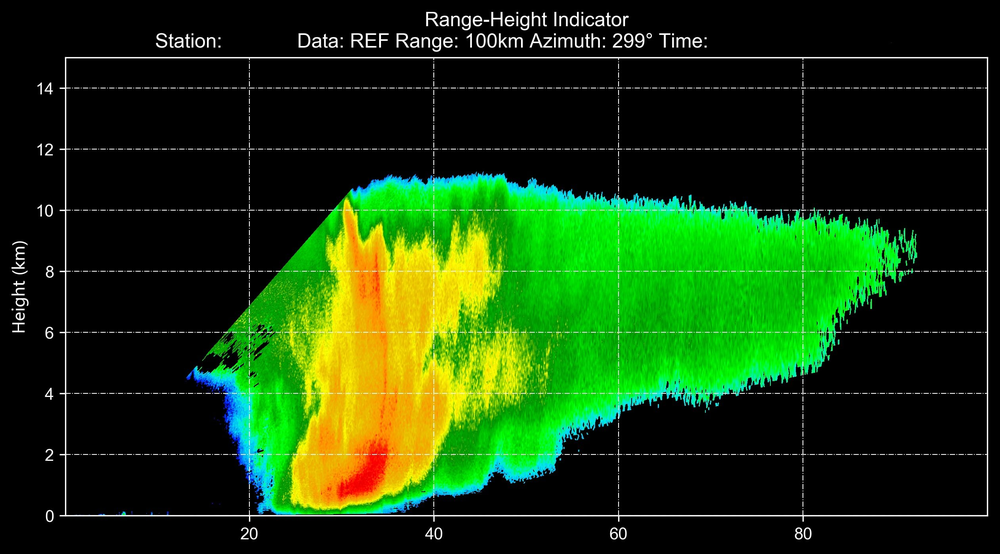
#> input picture pictures/XXX_XXX_RHI_299_100_REF.png, 1000 x 554 px, shrunk from 2522 x 1397 before the run
$ python -i gpf.py   (imports and definitions only)
#> lines starting #> are read from the running program, lines starting #| are printed output that depends on the picture
# https://github.com/crazyapril/mpkit/blob/master/gpf.py

import os
import sys
import ast

import matplotlib.colors as mclr
import numpy as np

_cmapdir_ = os.path.join(os.path.split(__file__)[0], 'data', 'colormap')

LAST_COLOR = 0
CONTROL_COLOR = 1
TRANSIT_COLOR = 2

# [12 lines left out: functions cmap, _cmap, not called in this run]

def pure_cmap(inp):
    '''return colormap instance'''
    return cmap(inp)['cmap']

class ColormapDefinitionError(Exception):
    def __init__(self, description):
        self.dsc = description
    def __str__(self):
        return repr(self.dsc)

class Colormap:

    def __init__(self, inp):
        self.control = dict(type='auto', level='auto')
        if isinstance(inp, str):
            if inp.endswith('.gpf'):
                self.filepath = os.path.join(_cmapdir_, inp)
                self.process = self.gpf
            else:
                self.control.update(name=inp)
                self.process = self.cmap_linear
        elif isinstance(inp, dict):
            if 'name' not in inp:
                raise ColormapDefinitionError('[Error 0] Need keyword "name" in dict.')
            self.control.update(inp)
            t = self.control['type'].lower()
            if t == 'auto':
                self.process = self.cmap_linear
            elif t == 'linear':
                self.process = self.cmap_linear
            elif t == 'listed':
                self.process = self.cmap_listed
            else:
                raise ColormapDefinitionError('[Error 1] Unknown colormap type.')

    def cmap_listed(self):
        last_tval = -1e7
        tval_list = list()
        color_list = list()
        filepath = os.path.join(_cmapdir_, self.control['name']+'.cmap')
        if not os.path.exists(filepath):
            filepath = os.path.join(os.path.dirname(os.path.abspath(
                sys.argv[0])), self.control['name']+'.cmap')
        with open(filepath, 'r') as f:
            transit_count = 0
            for line in f:
                if line[0] == '*':
                    lsplit = line[1:].split(':')
                    tname, tval = lsplit[0].lower(), lsplit[1][:-1]
                    if tname == 'type':
                        if tval.lower() == 'linear':
                            return self.cmap_linear()
                        elif tval.lower() != 'listed':
                            raise ColormapDefinitionError('[Error 1] Unknown colormap type.')
                    if tname not in self.control or self.control[tname] == 'auto':
                        self.control[tname] = tval
                else:
                    tval, color = self.single_line_listed(line)
                    if tval < last_tval:
                        raise ColormapDefinitionError('[Error 5] tval should be arranged in order. Line:'+line)
                    tval_list.append(tval)
                    if color == TRANSIT_COLOR:
                        color_list.append(0)
                        transit_count += 1
                    elif color != CONTROL_COLOR:
                        if transit_count > 0:
                            bcolor = color_list[-transit_count-1]
                            for i in range(-transit_count, 0):
                                ratio = (transit_count+i+1)/(transit_count+1)
                                color_list[i] = tuple((j - i) * ratio + i for i, j in zip(bcolor, color))
                            transit_count = 0
                        color_list.append(color)
                    last_tval = tval
        cmap = mclr.ListedColormap(color_list)
        unit = self.control.get('unit', None)
        over = self.control.get('over', None)
        extend = 'neither'
        if over:
            cmap.set_over(self.get_color(over, 'OVER'))
            extend = 'max'
        under = self.control.get('under', None)
        if under:
            cmap.set_under(self.get_color(under, 'UNDER'))
            extend = 'min'
        if over and under:
            extend = 'both'
        norm = mclr.BoundaryNorm(tval_list, cmap.N)
        return dict(cmap=cmap, levels=tval_list, norm=norm, unit=unit, extend=extend)

    # [152 lines left out: functions cmap_linear, single_line_linear, single_line_listed, get_levels, get_color, gpf, not called in this run]

# [13 lines not run here, left out]
        #plt.clf()

>>> import cv2
>>> picture = cv2.imread('../pictures/XXX_XXX_RHI_299_100_REF.png', cv2.IMREAD_GRAYSCALE)
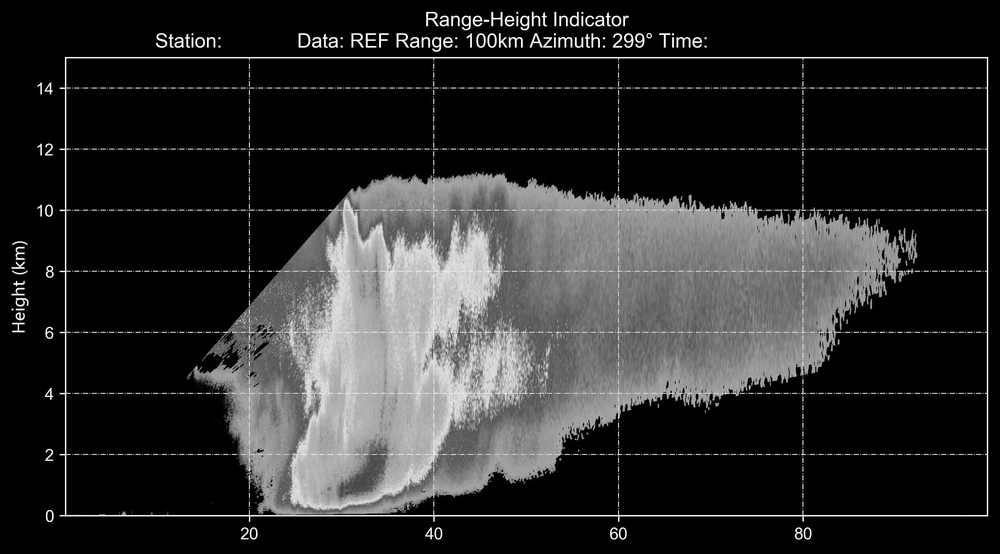
#> picture: shape (554, 1000); min 0, max 255, mean 44.7
#> (the run stopped early here; a loop or call above may not have finished)

$ run again, on pictures/Z9574_20190321025715_0.5_230_ZDR_29.47N121.44E_29.4N122.04E.png
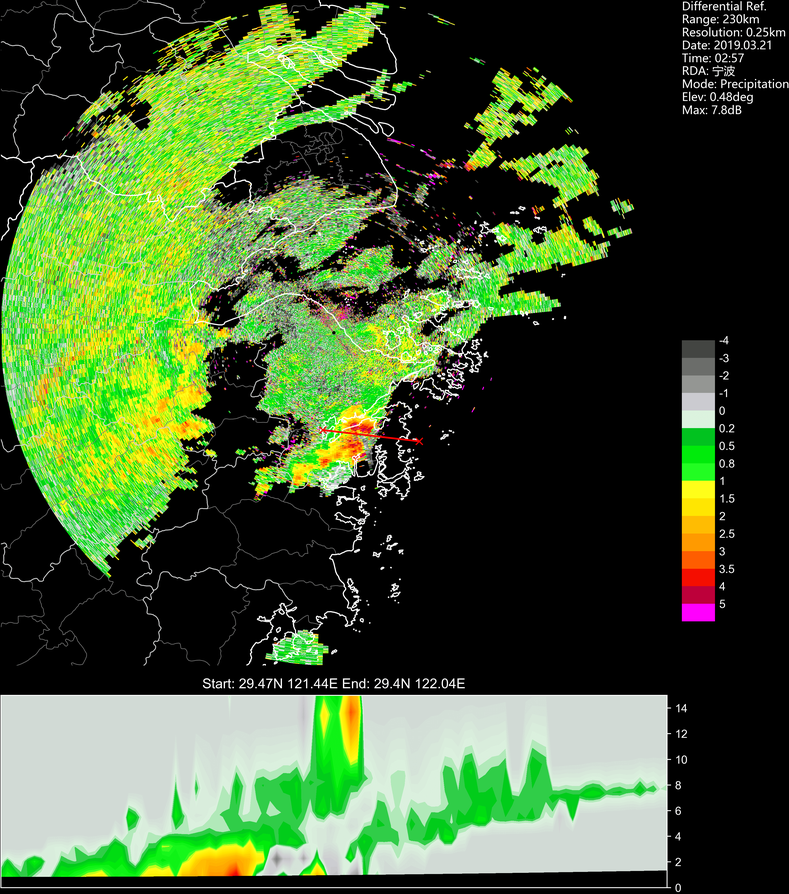
#> input picture pictures/Z9574_20190321025715_0.5_230_ZDR_29.47N121.44E_29.4N122.04E.png, 789 x 894 px, shrunk from 3358 x 3807 before the run
#> `picture = cv2.imread('../pictures/XXX_XXX_RHI_299_100_REF.png', cv2.IM..`:
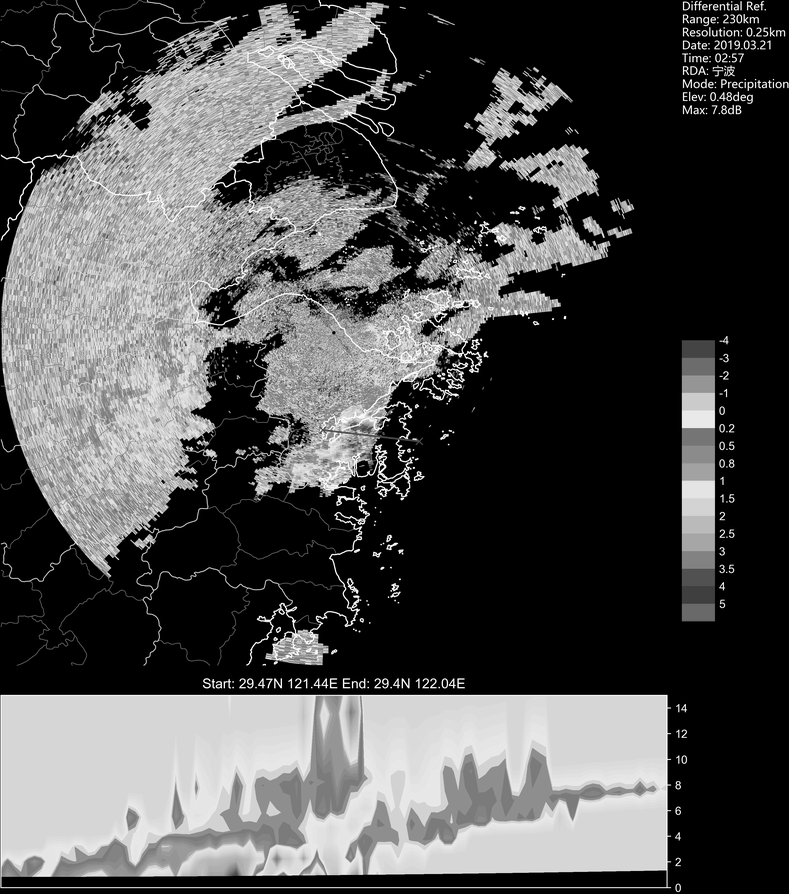
#> picture: shape (894, 789); min 0, max 255, mean 78.7

$ run again, on pictures/Z9735_20180304120845_0.6_230_REF.png
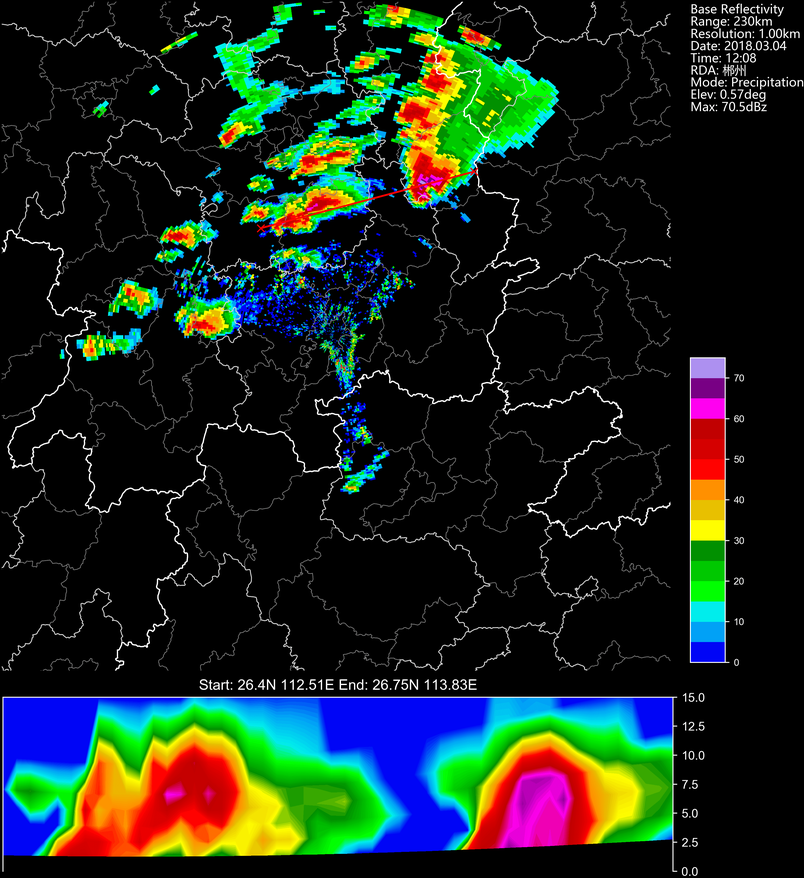
#> input picture pictures/Z9735_20180304120845_0.6_230_REF.png, 804 x 878 px, shrunk from 3234 x 3531 before the run
#> `picture = cv2.imread('../pictures/XXX_XXX_RHI_299_100_REF.png', cv2.IM..`:
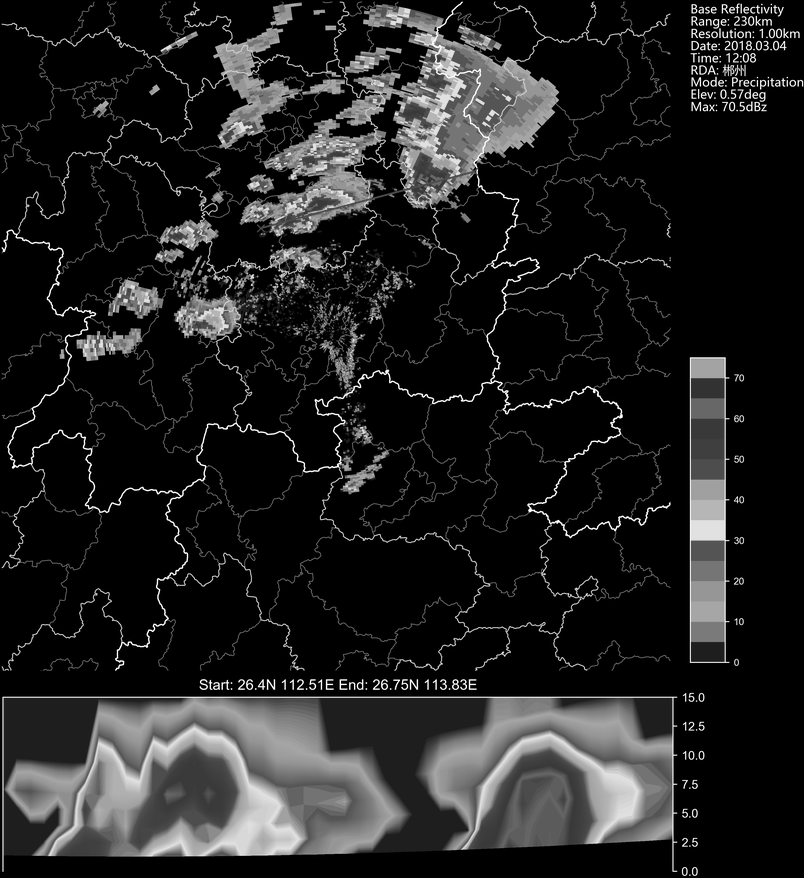
#> picture: shape (878, 804); min 0, max 255, mean 33
